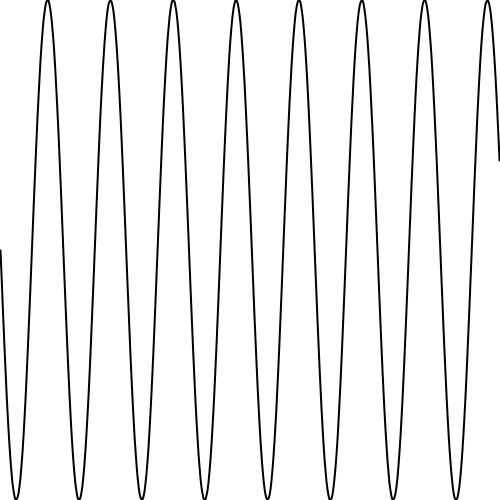
Frame 1 (no input)
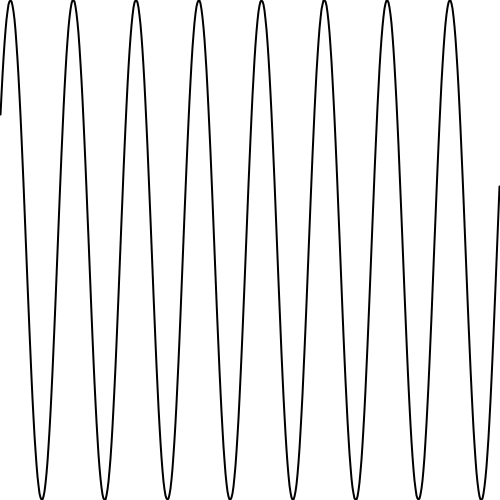
Frame 60 (the mouse pressed at the canvas centre just before this capture)
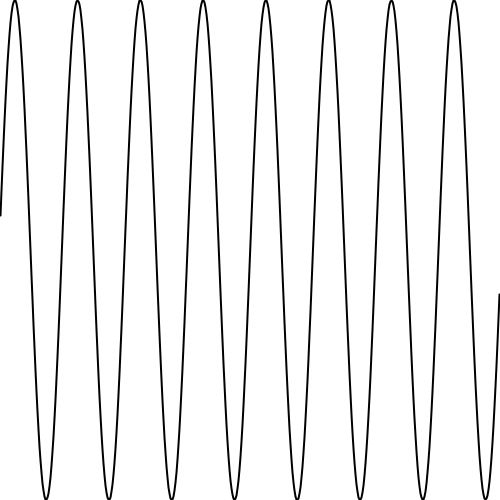
Frame 120 (the mouse held since frame 60 and released just before this capture)

The Processing sketch that drew these frames (run headless with seeded random() and noise(); from frame 60 on, the mouse is pressed at the canvas centre):

// Processing sketch: ch7_WaveVertices
// ── ch7_WaveVertices.pde
float angle = 0;
float angleVel = 0.1;
float startAngle = 0;

void setup() {
  size(500, 500);
  stroke(0);
  strokeWeight(2);
  noFill();
}

void draw() {

  background(255);
  beginShape();
  for (int x = 0; x < width; x += 1) {
    float y = map(sin(startAngle + angle), -1, 1, 0, height);
    vertex(x, y);
    angle += angleVel;
  }
  endShape();
}
